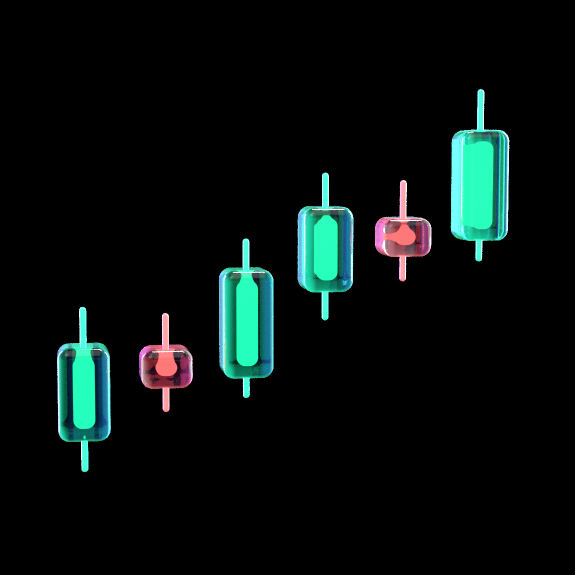
#> input picture pipeline/oktrum_social/assets/candles3d.png, 1150 x 1150 px, given in place of still_x4.png, which was not available (shown at 1/2 size)
$ python thumb.py
#> lines starting #> are read from the running program, lines starting #| are printed output that depends on the picture; pictures that were not available may be replaced by others from this repository, and a replacement may not be noted
### pipeline/memories/anim.py
"""After Effects-style animation curves for the Yaadein compositor.

Every animated property is a Track of keyframes. Each segment is eased with a cubic bezier speed
graph defined like AE's keyframe velocity dialog: outgoing influence on the left key and incoming
influence on the right key (speed 0 at both ends = 'Easy Ease'; influence 33% is AE's default,
75-95% gives the long, liquid 'expo' glide motion designers dial in on the graph editor).
Springs give physically settling overshoot.
"""
import math

import numpy as np


class Bezier:
    """CSS/AE cubic-bezier timing function y(x) through (0,0),(x1,y1),(x2,y2),(1,1)."""

    def __init__(self, x1, y1, x2, y2):
        self.c = (x1, y1, x2, y2)

    @staticmethod
    def _b(t, a, b):
        return 3 * a * (1 - t) ** 2 * t + 3 * b * (1 - t) * t ** 2 + t ** 3

    @staticmethod
    def _db(t, a, b):
        return 3 * a * (1 - t) ** 2 + 6 * (b - a) * (1 - t) * t + 3 * (1 - b) * t ** 2

    # [14 lines left out: function __call__, not called in this run]


def influence(out_inf=33, in_inf=33):
    """AE keyframe velocity: speed 0 on both keys, outgoing/incoming influence in percent."""
    return Bezier(out_inf / 100.0, 0.0, 1 - in_inf / 100.0, 1.0)


LINEAR = Bezier(0, 0, 1, 1)
EASY = influence(33, 33)                 # AE F9
SMOOTH = influence(70, 70)               # long liquid glide
EXPO = influence(90, 90)                 # graph-editor 'expo' S-curve
EXPO_OUT = Bezier(0.16, 1.0, 0.3, 1.0)   # fast start, very long settle (whip-in)
EXPO_IN = Bezier(0.7, 0.0, 0.84, 0.0)    # slow start, fast end (whip-out)
QUART_OUT = Bezier(0.25, 1.0, 0.5, 1.0)
BACK_OUT = Bezier(0.34, 1.56, 0.64, 1.0)


def clamp(x, a=0.0, b=1.0):
    return max(a, min(b, x))


def lerp(a, b, t):
    return a + (b - a) * t


# [5 lines left out: function ramp, not called in this run]


class Track:
    """keys: [(time, value), ...] with optional ease per segment: [(t, v, ease_to_next), ...].
    Values can be scalars or tuples (interpolated component-wise)."""

    def __init__(self, keys, ease=SMOOTH):
        ks = []
        for k in keys:
            t, v = k[0], np.atleast_1d(np.asarray(k[1], np.float64))
            e = k[2] if len(k) > 2 else ease
            ks.append((float(t), v, e))
        self.k = sorted(ks, key=lambda q: q[0])
        self.scalar = np.ndim(keys[0][1]) == 0

    # [26 lines left out: functions __call__, spring, not called in this run]


def wiggle(t, freq=1.0, amp=1.0, seed=0, octaves=3):
    """Smooth AE-style wiggle(): sum of detuned sines, deterministic per seed."""
    rng = np.random.default_rng(seed)
    v = 0.0
    a = amp
    f = freq
    for _ in range(octaves):
        ph = rng.uniform(0, 2 * math.pi, 2)
        fr = f * rng.uniform(0.8, 1.25)
        v += a * 0.5 * (math.sin(2 * math.pi * fr * t + ph[0]) + math.sin(2 * math.pi * fr * 1.618 * t + ph[1]))
        a *= 0.5
        f *= 2.1
    return v

### pipeline/studio/studio.py
"""'You made it' studio reel - the creator's still (kid = younger self, man = creator) brought to life as a
cinematic 1080x1920 @ 60 fps shot over the original dialogue.

Live-action feel from one image: a 2.5D camera that pushes in on whoever speaks (handheld drift, motion
blur), volumetric spotlight beams with drifting haze and dust, an orange deep-glow rim around the speaker
(masked out of the person), depth of field, anamorphic flares, a teal/warm Netflix-style grade and grain.
Snake captions (Poppins + Gwyner) and the minimal Genjutsu-style end card from the Yaadein reel.

python3 studio.py still <t> [<t> ...]   -> workspace3/work/stills/*.jpg
python3 studio.py render [workers]      -> workspace3/out/studio_reel_60fps.mp4 (with audio)
"""
import functools
import json
import math
import os
import subprocess
import sys
from multiprocessing import Pool

import cv2
import numpy as np

HERE = os.path.dirname(os.path.abspath(__file__))
sys.path.insert(0, os.path.join(HERE, '..', 'memories'))
import anim as A  # noqa: E402
import captions as K  # noqa: E402
import comp as C  # noqa: E402
import ending as E  # noqa: E402
import sound as S  # noqa: E402

ROOT = os.path.abspath(os.path.join(HERE, '..', '..', 'workspace3'))
WORK, OUT = ROOT + '/work', ROOT + '/out'
FPS = C.FPS
W, H = C.W, C.H
SW, SH = 1125, 2000                 # still (source image) coordinates
BASE = W / SW                       # 0.96: the still fills the frame at zoom 1
D = 1.0                             # cold open before the dialogue starts
T_END = 29.9                        # end card starts
DUR = T_END + E.END
NF = int(round(DUR * FPS))
ORANGE = np.float32([1.0, 0.33, 0.03])
WARM = np.float32([1.0, 0.78, 0.55])
LIGHTS = ((233, 352), (804, 352))   # the two ceiling spotlights (still px)

# ------------------------------------------------------------------ dialogue (reference times, s)
LINES = [
    ('kid', [('Are', 0.02), ('you', 0.12), ('*tired?', 0.28)]),
    ('man', [('*No.', 5.30)]),
    ('kid', [('You', 8.72), ('*made', 8.96), ('it.', 9.28)]),
    ('man', [('*Working', 10.32), ('on', 10.66), ('it?', 10.86)]),
    ('kid', [('No,', 11.40), ('you', 11.74), ('*made', 12.06), ('it.', 12.50)]),
    ('kid', [('I', 13.62), ('*knew', 13.78), ('you', 14.06), ('would.', 14.28)]),
    ('man', [('I', 17.42), ('think', 17.74), ('about', 18.00), ('you', 18.30), ('*often.', 18.56)]),
    ('kid', [('I', 19.98), ('think', 20.22), ('about', 20.44), ('you', 20.72), ('*everyday.', 20.94)]),
    ('man', [('Am', 23.28), ('I', 23.60), ('what', 23.76), ('you', 23.88), ('*expected?', 23.98)]),
    ('kid', [('*No.', 25.45)]),
    ('kid', [("You're", 27.48), ('*better.', 27.82)]),
]
LINE_END = [0.54, 5.64, 9.52, 11.0, 12.72, 14.42, 19.40, 21.54, 24.32, 25.82, 28.14]

# end card punch line
E.HEADLINE = (('WOULD YOUR', 80, False), ('YOUNGER SELF', 80, False), ('BE PROUD?', 100, True))


# ------------------------------------------------------------------ assets
@functools.lru_cache(maxsize=1)
def plates():
    """Linear plates of the 4x Real-ESRGAN still: level 1 (1125x2000) and level 2 (2250x4000)."""
    im = cv2.imread(ROOT + '/assets/still_x4.png', cv2.IMREAD_UNCHANGED)[..., ::-1].astype(np.float32) / 65535
    l2 = cv2.resize(im, (SW * 2, SH * 2), interpolation=cv2.INTER_AREA)
    l1 = cv2.resize(im, (SW, SH), interpolation=cv2.INTER_AREA)
    return np.ascontiguousarray(C.to_lin(l1)), np.ascontiguousarray(C.to_lin(l2))


@functools.lru_cache(maxsize=1)
def masks():
    out = {}
    for k in ('kid', 'man'):
        m = cv2.imread(ROOT + f'/assets/mask_{k}.png', 0).astype(np.float32) / 255
        out[k] = cv2.resize(m, (SW * 2, SH * 2), interpolation=cv2.INTER_CUBIC).clip(0, 1)
    return out


# [9 lines left out: function avatar, not called in this run]


E.avatar = avatar


# ------------------------------------------------------------------ camera
# framings: (centre x, centre y, zoom) in still px
WIDE_HI = (562, 930, 1.13)
WIDE = (562, 1010, 1.04)
TWO = (560, 1120, 1.32)
KID = (300, 1150, 1.95)
KID_T = (296, 1120, 2.35)
MAN = (790, 1060, 1.75)
MAN_T = (800, 980, 2.15)


CAM_KEYS = [                       # output time (s), framing, ease into the next key
    (0.0, WIDE_HI, A.SMOOTH), (1.05, WIDE, A.SMOOTH), (1.6, WIDE, A.EXPO),
    (4.2, (KID[0], KID[1], 1.75), A.SMOOTH), (5.9, (KID[0] - 4, KID[1], 1.82), A.EXPO),       # "Are you tired?"
    (6.55, MAN, A.SMOOTH), (8.6, (MAN[0], MAN[1] + 10, 1.84), A.EXPO),                         # "No."
    (9.4, KID, A.SMOOTH), (10.9, (KID[0], KID[1] - 10, 2.05), A.EXPO),                         # "You made it."
    (11.45, MAN, A.SMOOTH), (12.05, (MAN[0], MAN[1], 1.8), A.EXPO),                            # "Working on it?"
    (12.55, KID, A.SMOOTH), (15.6, KID_T, A.EXPO),                                             # "No, you made it. I knew..."
    (17.4, TWO, A.SMOOTH), (17.6, TWO, A.EXPO),
    (18.35, MAN, A.SMOOTH), (20.6, (MAN[0], MAN[1] - 20, 2.0), A.EXPO),                        # "I think about you often."
    (21.2, KID, A.SMOOTH), (22.9, (KID[0], KID[1] - 15, 2.15), A.EXPO),                        # "...everyday."
    (24.05, MAN_T, A.SMOOTH), (25.9, (MAN_T[0], MAN_T[1] - 10, 2.3), A.EXPO),                  # "Am I what you expected?"
    (26.4, KID_T, A.SMOOTH), (28.0, (KID_T[0], KID_T[1] - 10, 2.55), A.SMOOTH),                # "No." ... "You're better."
    (29.2, (KID_T[0], KID_T[1] - 12, 2.62), A.EXPO), (T_END + 0.05, TWO, A.SMOOTH),
]
CAM = A.Track([(t, f, e) for t, f, e in CAM_KEYS])


def clamp_view(cx, cy, z, margin=1.045):
    hw, hh = SW / (2 * z * margin), SH / (2 * z * margin)
    return min(max(cx, hw), SW - hw), min(max(cy, hh), SH - hh)


# [10 lines left out: function camera, not called in this run]


def cam_matrix(cam, src_scale=1.0):
    """2x3 affine: source px (still px * src_scale) -> output px."""
    cx, cy, z, roll = cam
    s = BASE * z / src_scale
    r = math.radians(roll)
    c, sn = math.cos(r) * s, math.sin(r) * s
    tx, ty = cx * src_scale, cy * src_scale
    return np.float32([[c, -sn, W / 2 - (c * tx - sn * ty)], [sn, c, H / 2 - (sn * tx + c * ty)]])


def to_screen(cam, x, y):
    M = cam_matrix(cam)
    return M[0, 0] * x + M[0, 1] * y + M[0, 2], M[1, 0] * x + M[1, 1] * y + M[1, 2]


def cam_speed(t):
    a, b = camera(t - 0.01), camera(t + 0.01)
    return math.hypot(*np.subtract(to_screen(b, 562, 1100), to_screen(a, 562, 1100))) / 0.02 + abs(b[2] - a[2]) / 0.02 * 400


# ------------------------------------------------------------------ speaking activity
SPANS = [(sp, ws[0][1] + D, LINE_END[i] + D) for i, (sp, ws) in enumerate(LINES)]


# [26 lines left out: functions activity, voice_env, voice, not called in this run]


# ------------------------------------------------------------------ lights, haze, dust
def light_level(i, t):
    """Cold open: the spotlights clunk on (with a flicker), then breathe a little."""
    on = (0.18, 0.52)[i]
    if t < on:
        return 0.0
    u = t - on
    if u < 0.16:
        k = (1.0, 0.25, 0.9, 0.15)[min(3, int(u / 0.04))]
    else:
        k = 1.0
    return k * (1 + 0.018 * A.wiggle(t, 1.7, 1, 30 + i) + 0.01 * math.sin(t * 47 + i))


@functools.lru_cache(maxsize=1)
def _qgrid():
    yy, xx = np.mgrid[0:SH // 4, 0:SW // 4].astype(np.float32)
    return xx * 4 + 2, yy * 4 + 2


@functools.lru_cache(maxsize=1)
def cones():
    """Soft spotlight cones (quarter-res still grid), one per light."""
    xx, yy = _qgrid()
    out = []
    for (lx, ly), (fx, fy) in zip(LIGHTS, ((300, 1480), (760, 1480))):
        ax, ay = fx - lx, fy - ly
        L = math.hypot(ax, ay)
        ax, ay = ax / L, ay / L
        dx, dy = xx - lx, yy - ly
        along = dx * ax + dy * ay
        perp = np.abs(dx * ay - dy * ax)
        width = 30 + along * math.tan(math.radians(15))
        c = np.exp(-(perp / np.maximum(width, 1)) ** 2 * 1.6) * (along > 0)
        c *= np.clip(along / 120, 0, 1) * np.exp(-np.clip(along - 900, 0, None) / 400)
        out.append(c.astype(np.float32))
    return out


@functools.lru_cache(maxsize=1)
def noise_tex():
    rng = np.random.default_rng(3)
    acc = np.zeros((SH // 4, SW // 4), np.float32)
    for sig, a in ((22, 1.0), (9, 0.55), (4, 0.3)):
        n = rng.standard_normal((SH // 4, SW // 4)).astype(np.float32)
        acc += cv2.GaussianBlur(n, (0, 0), sig, borderType=cv2.BORDER_REFLECT) * a * sig
    acc = (acc - acc.mean()) / acc.std()
    return acc


def haze(t):
    """Drifting smoke texture (quarter-res still grid)."""
    n = noise_tex()
    h, w = n.shape
    M1 = np.float32([[1, 0, -t * 3.0], [0, 1, t * 0.8]])
    M2 = np.float32([[1.3, 0, t * 2.1 - 40], [0, 1.3, -t * 1.6 - 60]])
    a = cv2.warpAffine(n, M1, (w, h), borderMode=cv2.BORDER_REFLECT)
    b = cv2.warpAffine(n, M2, (w, h), borderMode=cv2.BORDER_REFLECT)
    return np.clip(0.55 + 0.32 * a + 0.22 * b, 0, 1.6)


def volumetrics(cv, cam, t):
    """Beams + room haze, rendered on the still grid and projected through the camera."""
    hz = haze(t)
    xx, yy = _qgrid()
    c1, c2 = cones()
    l1, l2 = light_level(0, t), light_level(1, t)
    room = np.clip((yy - 600) / 900, 0, 1) * 0.35 + 0.15
    q = (c1 * l1 + c2 * l2) * hz * 1.0 + room * hz * 0.18 * max(l1, l2)
    M = cam_matrix(cam, 0.25)
    vol = cv2.warpAffine(q, M, (W, H), flags=cv2.INTER_LINEAR, borderMode=cv2.BORDER_REFLECT)
    cv += vol[..., None] * C.to_lin(WARM) * 0.055


# [76 lines left out: functions dust, bokeh, _particles, draw_dust, light_sources, _illum_w, not called in this run]


def plate(cam, t):
    l1p, l2p = plates()
    z = cam[2]
    src, sc = (l2p, 2.0) if z * BASE > 1.2 else (l1p, 1.0)
    M = cam_matrix(cam, sc)
    cv = cv2.warpAffine(src, M, (W, H), flags=cv2.INTER_CUBIC if sc == 2.0 else cv2.INTER_LINEAR,
                        borderMode=cv2.BORDER_REFLECT)
    # cold open: the room is dark until each spotlight comes on
    if t < 1.2:
        wl = _illum_w()
        il = 0.07 + 0.93 * (wl * light_level(0, t) + (1 - wl) * light_level(1, t))
        cv *= cv2.warpAffine(il, cam_matrix(cam, 0.25), (W, H), borderMode=cv2.BORDER_REFLECT)[..., None]
    return cv, M, sc


def person_masks(cam):
    M = cam_matrix(cam, 2.0)
    return {k: cv2.warpAffine(m, M, (W, H), flags=cv2.INTER_LINEAR, borderValue=0) for k, m in masks().items()}


def dof(cv, pm, cam, focus):
    """Shallow depth of field on push-ins: everything but the people softens (more far from the feet line)."""
    z = cam[2]
    k = A.clamp((z - 1.3) / 0.8)
    if k <= 0.02:
        return cv
    people = np.maximum(pm['kid'], pm['man'])
    keep = cv2.GaussianBlur(cv2.dilate(people, np.ones((5, 5), np.uint8)), (0, 0), 3)
    _, Yf = to_screen(cam, 560, 1420)
    yy = np.arange(H, dtype=np.float32)[:, None]
    depthw = np.clip(np.abs(yy - Yf) / (380 * BASE * z), 0.25, 1.0)
    q = cv2.resize(cv, (W // 2, H // 2), interpolation=cv2.INTER_AREA)
    bl = cv2.resize(cv2.GaussianBlur(q, (0, 0), 2.6 * k + 0.4), (W, H), interpolation=cv2.INTER_LINEAR)
    w = ((1 - keep) * depthw * min(1.0, k * 1.3))[..., None]
    return cv * (1 - w) + bl * w


# [30 lines left out: function rim, not called in this run]


def story(t):
    cam = camera(t)
    cv, M, sc = plate(cam, t)
    pm = person_masks(cam)
    cv = dof(cv, pm, cam, None)
    volumetrics(cv, cam, t)
    light_sources(cv, cam, t)
    rim(cv, pm, cam, t)
    draw_dust(cv, cam, t)
    return cv


# ------------------------------------------------------------------ captions
# [29 lines left out: functions _head_screen, phrases, not called in this run]


PH = None


# [139 lines left out: functions draw_captions, draw, story_graded_lin, netflix, _vig, finish_story and 6 more, not called in this run]


# ------------------------------------------------------------------ sound
QUIET = [(0.62, 4.95), (5.75, 8.35), (21.6, 22.95), (28.25, 29.6)]     # reference spans without dialogue


# [112 lines left out: functions ref_audio, music_bed, cues, build_audio, not called in this run]


# [8 lines that do not run on import are left out]

### pipeline/memories/comp.py
"""2.5D cinematic compositor for the Yaadein reel (linear-light float32, 1080x1920).

- 3D camera (position, roll, zoom) over depth-layered Blender plates -> real parallax
- true 3D sprite planes (photos, shards, web strands) projected through the same camera
- physically based lens blur (disc bokeh) from depth vs focus, for foreground 'depth' elements
- true shutter motion blur: each output frame averages N sub-frame renders across a 180 deg shutter
- post: halation/bloom, anamorphic streaks, red/blue split-tone grade, vignette, chroma fringe, grain
"""
import functools
import math
import os

import cv2
import numpy as np

W, H = 1080, 1920
FPS = 60
SHUTTER = 0.5 / FPS                  # 180 degree shutter
ROOT = os.path.abspath(os.path.join(os.path.dirname(os.path.abspath(__file__)), '..', '..', 'workspace2'))
cv2.setNumThreads(2)


# ---------------------------------------------------------------- colour
def to_lin(x):
    return np.where(x <= 0.04045, x / 12.92, ((x + 0.055) / 1.055) ** 2.4).astype(np.float32)


def to_srgb(x):
    x = np.clip(x, 0, 1)
    return np.where(x <= 0.0031308, x * 12.92, 1.055 * np.power(x, 1 / 2.4) - 0.055).astype(np.float32)


# [19 lines left out: function load, not called in this run]


# ---------------------------------------------------------------- camera
class Cam:
    """Camera at (x, y, z) metres looking down +Z; roll in degrees; zoom multiplies focal length.
    F is the canvas focal length in px (vertical fov ~ 50 deg). aperture = entrance pupil diameter (m),
    e.g. 0.035 for a 50mm at f/1.4."""

    def __init__(self, x=0.0, y=0.0, z=0.0, roll=0.0, zoom=1.0, F=2060.0, focus=5.0, aperture=0.0):
        self.x, self.y, self.z, self.roll, self.zoom, self.F = x, y, z, roll, zoom, F
        self.focus, self.aperture = focus, aperture

    # [43 lines left out: functions project, coc, layer_matrix, over, not called in this run]


def add(dst, src, k=1.0):
    dst[..., :3] += src[..., :3] * k
    return dst


# [57 lines left out: functions draw_plate, _disc, disc_blur, plane_corners, _blurred_sprite, not called in this run]


_SPRITES = {}


def register(key, spr):
    _SPRITES[key] = spr
    return key


# [281 lines left out: functions draw_sprite3d, draw_img3d, frosted, particles, rain, bloom and 9 more, not called in this run]

### pipeline/studio/thumb.py
"""Cover / thumbnail for the studio reel: a still of the same scene (both silhouettes in the orange deep
glow, Netflix grade) with the reel's caption type - Poppins white + GwynerCondensed-Italic orange, snake
guide line. 1080x1920 for the reel, with everything important inside the 3:4 profile-grid crop.

python3 thumb.py  -> workspace3/out/thumb_*.png|jpg (reel 9:16, grid 3:4 preview, feed 4:5 preview)
"""
import os
import sys

import cv2
import numpy as np

HERE = os.path.dirname(os.path.abspath(__file__))
sys.path.insert(0, HERE)
import studio as ST  # noqa: E402
from studio import K, C  # noqa: E402

T = 28.95                                    # lights on, warm 'better' swell starting
CAM = (575.0, 1014.0, 1.39, 0.0)             # both of them, feet ~y 1500
GRID = (240, 1680)                           # 3:4 crop rows of the 9:16 cover


# [10 lines left out: function title_phrases, not called in this run]


def render():
    ST.camera = lambda t: CAM
    ST.activity = lambda who, t: 1.0
    ST.voice = lambda t: 0.45
    cv = ST.story(T)
#> in plates, `l2 = cv2.resize(im, (SW * 2, SH * 2), interpolation=cv2.INTER_AREA)`:
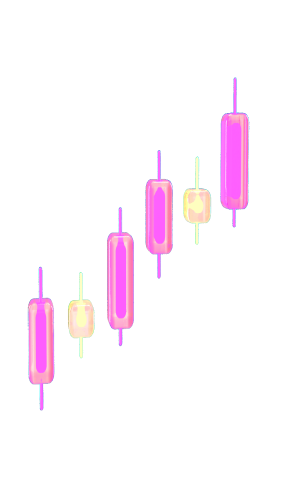
#> l2: shape (4000, 2250, 4) float32 (shown at 1/8 size); mean R, G, B, A 0.000326, 0.000104, 0.000237, 0.000213; transparent parts drawn white
#> in to_lin, `return np.where(x <= 0.04045, x / 12.92, ((x + 0.055) / 1.055) ** 2.4)..`:
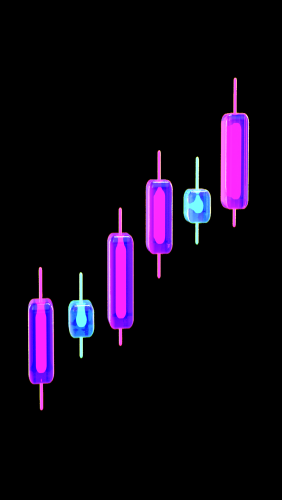
#> returned value: shape (2000, 1125, 4) float32 (shown at 1/4 size); mean of channels 0, 1, 2, 3 2.51e-05, 8.1e-06, 1.84e-05, 1.65e-05; drawn with min black and max white
#> in plate, `src, sc = (l2p, 2.0) if z * BASE > 1.2 else (l1p, 1.0)`: sc = 2
#> in cam_matrix, `s = BASE * z / src_scale`: s = 0.667
#> in cam_matrix, `c, sn = math.cos(r) * s, math.sin(r) * s`: sn = 0
#> in cam_matrix, `tx, ty = cx * src_scale, cy * src_scale`: tx = 1150; ty = 2028
#> in plate, `M = cam_matrix(cam, sc)`: M = [[0.667, 0, -227.3], [0, 0.667, -393.1]]
#> in plate, `cv = cv2.warpAffine(src, M, (W, H), flags=cv2.INTER_CUBIC if sc == 2.0..`:
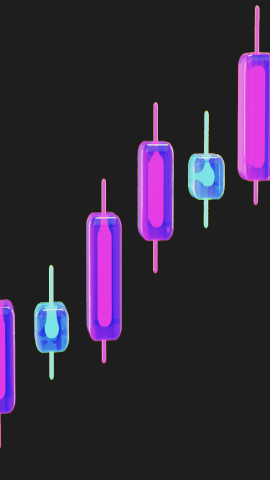
#> cv: shape (1920, 1080, 4) float32 (shown at 1/4 size); mean of channels 0, 1, 2, 3 4.15e-05, 1.4e-05, 3.02e-05, 2.73e-05; drawn with min black and max white
#> in story, `cv, M, sc = plate(cam, t)`: sc = 2
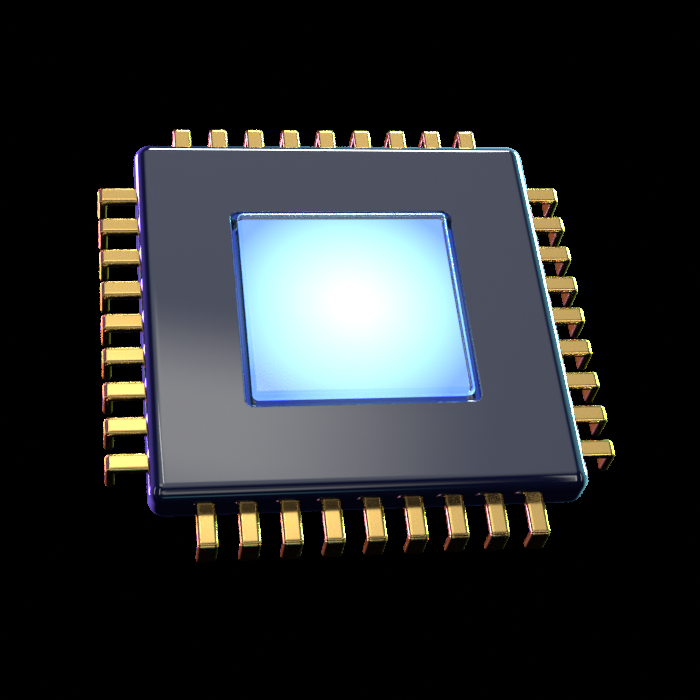
#> input picture pipeline/oktrum_social/assets/chip.png, 700 x 700 px, given in place of mask_kid.png, which was not available
#> in masks, `m = cv2.imread(ROOT + f'/assets/mask_{k}.png', 0).astype(np.float32) /..`:
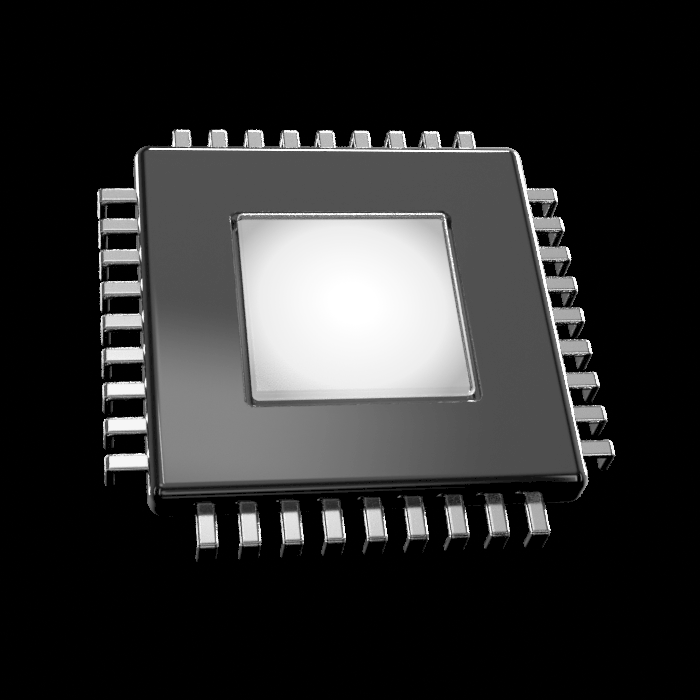
#> m: shape (700, 700) float32; min 0, max 1, mean 0.18
#> in story, `pm = person_masks(cam)`: pm = 2 items
#> in dof, `keep = cv2.GaussianBlur(cv2.dilate(people, np.ones((5, 5), np.uint8)),..`:
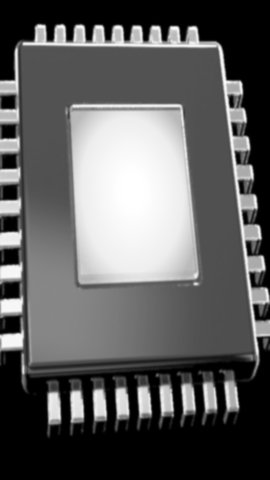
#> keep: shape (1920, 1080) float32 (shown at 1/4 size); min 0, max 1, mean 0.371
#> in dof, `w = ((1 - keep) * depthw * min(1.0, k * 1.3))[..., None]`:
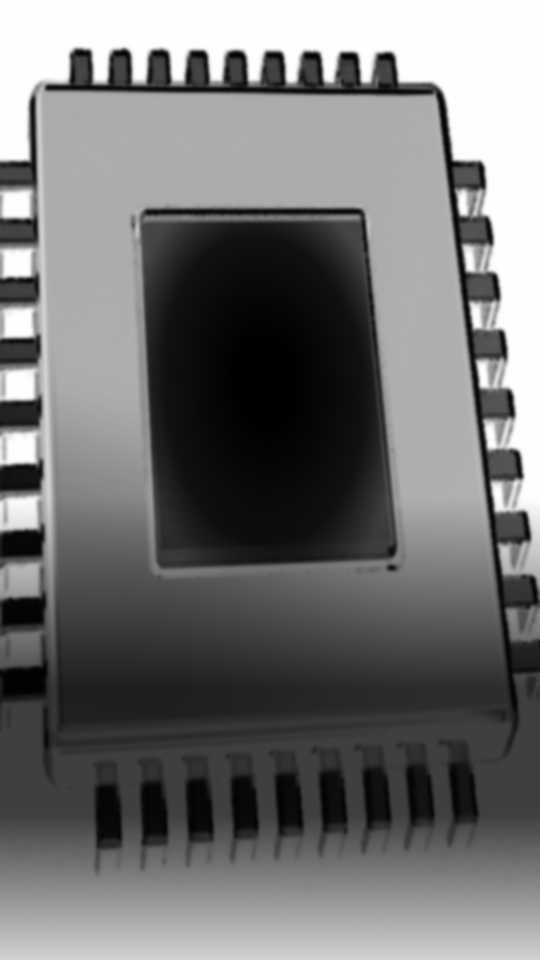
#> w: shape (1920, 1080, 1) float32 (shown at 1/2 size); min 0, max 0.146, mean 0.0659; drawn with min black and max white
    for p in title_phrases():
        p.draw(cv, 5.0)
    s = ST.finish_story(cv, T)
    return (np.clip(s, 0, 1) * 255 + 0.5).astype(np.uint8)[..., ::-1]


if __name__ == '__main__':
#> (the run stopped early here; a loop or call above may not have finished)
